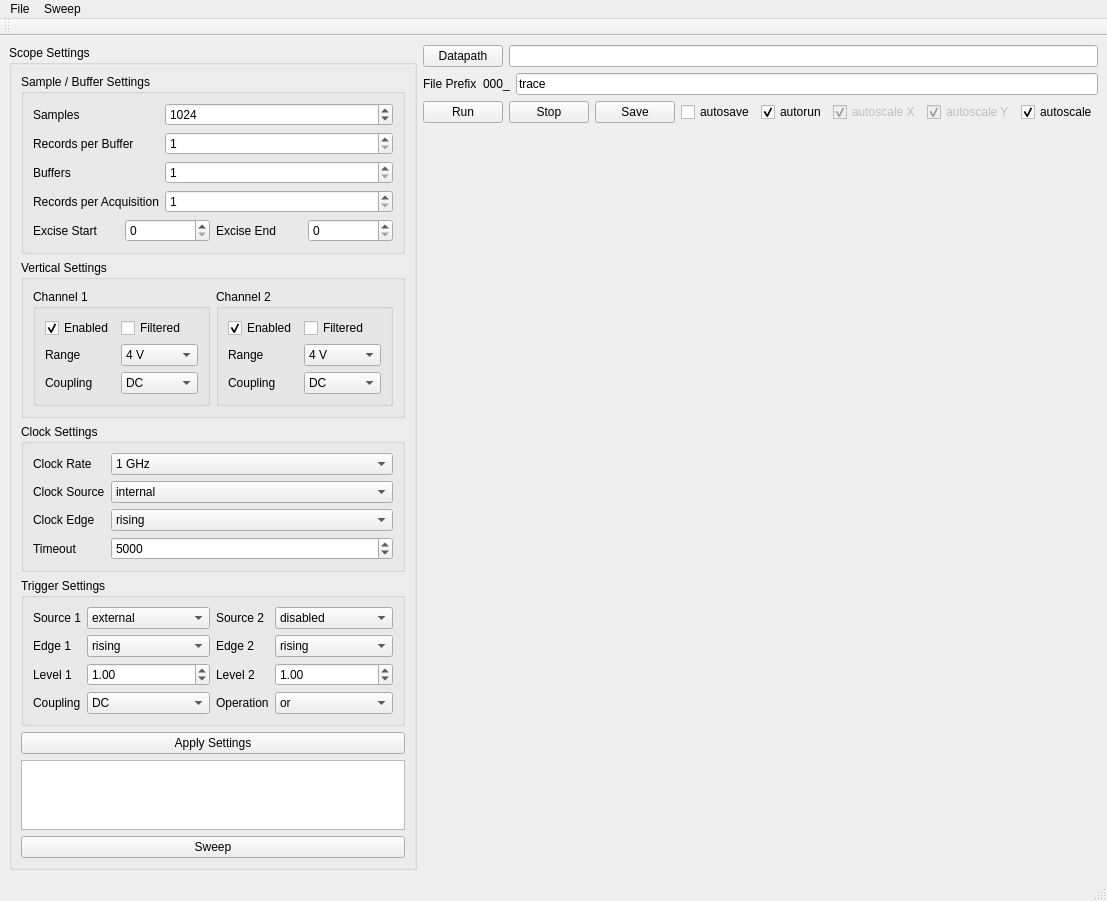
<?xml version="1.0" encoding="UTF-8"?>
<ui version="4.0">
 <class>ScopeWindow</class>
 <widget class="QMainWindow" name="ScopeWindow">
  <property name="geometry">
   <rect>
    <x>0</x>
    <y>0</y>
    <width>1107</width>
    <height>827</height>
   </rect>
  </property>
  <property name="windowTitle">
   <string>DScope</string>
  </property>
  <widget class="QWidget" name="centralwidget">
   <layout class="QHBoxLayout" name="horizontalLayout_5">
    <item>
     <widget class="QGroupBox" name="ScopeSettings">
      <property name="title">
       <string>Scope Settings</string>
      </property>
      <layout class="QVBoxLayout" name="verticalLayout_5">
       <item>
        <widget class="QGroupBox" name="SampleSettings">
         <property name="sizePolicy">
          <sizepolicy hsizetype="Preferred" vsizetype="Preferred">
           <horstretch>0</horstretch>
           <verstretch>0</verstretch>
          </sizepolicy>
         </property>
         <property name="title">
          <string>Sample / Buffer Settings</string>
         </property>
         <layout class="QGridLayout" name="gridLayout">
          <item row="0" column="0">
           <layout class="QFormLayout" name="formLayout">
            <property name="fieldGrowthPolicy">
             <enum>QFormLayout::AllNonFixedFieldsGrow</enum>
            </property>
            <item row="0" column="0">
             <widget class="QLabel" name="label">
              <property name="text">
               <string>Samples</string>
              </property>
             </widget>
            </item>
            <item row="0" column="1">
             <widget class="QSpinBox" name="param_samplesPerRecord">
              <property name="minimum">
               <number>32</number>
              </property>
              <property name="maximum">
               <number>999999999</number>
              </property>
              <property name="singleStep">
               <number>64</number>
              </property>
              <property name="value">
               <number>1024</number>
              </property>
             </widget>
            </item>
            <item row="1" column="0">
             <widget class="QLabel" name="label_2">
              <property name="text">
               <string>Records per Buffer</string>
              </property>
             </widget>
            </item>
            <item row="1" column="1">
             <widget class="QSpinBox" name="param_recordsPerBuffer">
              <property name="minimum">
               <number>1</number>
              </property>
              <property name="maximum">
               <number>999999999</number>
              </property>
             </widget>
            </item>
            <item row="2" column="0">
             <widget class="QLabel" name="label_3">
              <property name="text">
               <string>Buffers</string>
              </property>
             </widget>
            </item>
            <item row="2" column="1">
             <widget class="QSpinBox" name="param_bufferCount">
              <property name="minimum">
               <number>1</number>
              </property>
              <property name="maximum">
               <number>999999999</number>
              </property>
             </widget>
            </item>
            <item row="3" column="0">
             <widget class="QLabel" name="label_21">
              <property name="text">
               <string>Records per Acquisition</string>
              </property>
             </widget>
            </item>
            <item row="3" column="1">
             <widget class="QSpinBox" name="param_recordsPerAcquisition">
              <property name="minimum">
               <number>1</number>
              </property>
              <property name="maximum">
               <number>999999999</number>
              </property>
              <property name="value">
               <number>1</number>
              </property>
             </widget>
            </item>
           </layout>
          </item>
          <item row="6" column="0">
           <layout class="QHBoxLayout" name="horizontalLayout_7">
            <item>
             <widget class="QLabel" name="label_22">
              <property name="text">
               <string>Excise Start</string>
              </property>
             </widget>
            </item>
            <item>
             <widget class="QSpinBox" name="param_excise_start"/>
            </item>
            <item>
             <widget class="QLabel" name="label_23">
              <property name="text">
               <string>Excise End</string>
              </property>
             </widget>
            </item>
            <item>
             <widget class="QSpinBox" name="param_excise_end"/>
            </item>
           </layout>
          </item>
         </layout>
        </widget>
       </item>
       <item>
        <widget class="QGroupBox" name="VerticalSettings">
         <property name="sizePolicy">
          <sizepolicy hsizetype="Preferred" vsizetype="Preferred">
           <horstretch>0</horstretch>
           <verstretch>0</verstretch>
          </sizepolicy>
         </property>
         <property name="title">
          <string>Vertical Settings</string>
         </property>
         <layout class="QHBoxLayout" name="horizontalLayout_2">
          <item>
           <widget class="QGroupBox" name="Ch1Vertical">
            <property name="title">
             <string>Channel 1</string>
            </property>
            <layout class="QVBoxLayout" name="verticalLayout_3">
             <item>
              <layout class="QFormLayout" name="formLayout_5">
               <property name="fieldGrowthPolicy">
                <enum>QFormLayout::AllNonFixedFieldsGrow</enum>
               </property>
               <item row="0" column="0">
                <widget class="QCheckBox" name="param_ch1_enabled">
                 <property name="text">
                  <string>Enabled</string>
                 </property>
                 <property name="checked">
                  <bool>true</bool>
                 </property>
                </widget>
               </item>
               <item row="0" column="1">
                <widget class="QCheckBox" name="param_ch1_filter">
                 <property name="text">
                  <string>Filtered</string>
                 </property>
                </widget>
               </item>
               <item row="1" column="0">
                <widget class="QLabel" name="label_16">
                 <property name="text">
                  <string>Range</string>
                 </property>
                </widget>
               </item>
               <item row="1" column="1">
                <widget class="QComboBox" name="param_ch1_range_txt">
                 <item>
                  <property name="text">
                   <string>4 V</string>
                  </property>
                 </item>
                 <item>
                  <property name="text">
                   <string>2 V</string>
                  </property>
                 </item>
                 <item>
                  <property name="text">
                   <string>1 V</string>
                  </property>
                 </item>
                 <item>
                  <property name="text">
                   <string>400 mV</string>
                  </property>
                 </item>
                 <item>
                  <property name="text">
                   <string>200 mV</string>
                  </property>
                 </item>
                 <item>
                  <property name="text">
                   <string>100 mV</string>
                  </property>
                 </item>
                 <item>
                  <property name="text">
                   <string>40 mV</string>
                  </property>
                 </item>
                </widget>
               </item>
               <item row="2" column="0">
                <widget class="QLabel" name="label_17">
                 <property name="text">
                  <string>Coupling</string>
                 </property>
                </widget>
               </item>
               <item row="2" column="1">
                <widget class="QComboBox" name="param_ch1_coupling">
                 <item>
                  <property name="text">
                   <string>DC</string>
                  </property>
                 </item>
                 <item>
                  <property name="text">
                   <string>AC</string>
                  </property>
                 </item>
                </widget>
               </item>
              </layout>
             </item>
            </layout>
           </widget>
          </item>
          <item>
           <widget class="QGroupBox" name="Ch2Vertical">
            <property name="title">
             <string>Channel 2</string>
            </property>
            <layout class="QVBoxLayout" name="verticalLayout_4">
             <item>
              <layout class="QFormLayout" name="formLayout_6">
               <property name="fieldGrowthPolicy">
                <enum>QFormLayout::AllNonFixedFieldsGrow</enum>
               </property>
               <item row="0" column="0">
                <widget class="QCheckBox" name="param_ch2_enabled">
                 <property name="text">
                  <string>Enabled</string>
                 </property>
                 <property name="checked">
                  <bool>true</bool>
                 </property>
                </widget>
               </item>
               <item row="0" column="1">
                <widget class="QCheckBox" name="param_ch2_filter">
                 <property name="text">
                  <string>Filtered</string>
                 </property>
                </widget>
               </item>
               <item row="1" column="0">
                <widget class="QLabel" name="label_18">
                 <property name="text">
                  <string>Range</string>
                 </property>
                </widget>
               </item>
               <item row="1" column="1">
                <widget class="QComboBox" name="param_ch2_range_txt">
                 <item>
                  <property name="text">
                   <string>4 V</string>
                  </property>
                 </item>
                 <item>
                  <property name="text">
                   <string>2 V</string>
                  </property>
                 </item>
                 <item>
                  <property name="text">
                   <string>1 V</string>
                  </property>
                 </item>
                 <item>
                  <property name="text">
                   <string>400 mV</string>
                  </property>
                 </item>
                 <item>
                  <property name="text">
                   <string>200 mV</string>
                  </property>
                 </item>
                 <item>
                  <property name="text">
                   <string>100 mV</string>
                  </property>
                 </item>
                 <item>
                  <property name="text">
                   <string>40 mV</string>
                  </property>
                 </item>
                </widget>
               </item>
               <item row="2" column="0">
                <widget class="QLabel" name="label_19">
                 <property name="text">
                  <string>Coupling</string>
                 </property>
                </widget>
               </item>
               <item row="2" column="1">
                <widget class="QComboBox" name="param_ch2_coupling">
                 <item>
                  <property name="text">
                   <string>DC</string>
                  </property>
                 </item>
                 <item>
                  <property name="text">
                   <string>AC</string>
                  </property>
                 </item>
                </widget>
               </item>
              </layout>
             </item>
            </layout>
           </widget>
          </item>
         </layout>
        </widget>
       </item>
       <item>
        <widget class="QGroupBox" name="ClockSettings">
         <property name="sizePolicy">
          <sizepolicy hsizetype="Preferred" vsizetype="Preferred">
           <horstretch>0</horstretch>
           <verstretch>0</verstretch>
          </sizepolicy>
         </property>
         <property name="title">
          <string>Clock Settings</string>
         </property>
         <layout class="QVBoxLayout" name="verticalLayout">
          <item>
           <layout class="QFormLayout" name="formLayout_2">
            <property name="fieldGrowthPolicy">
             <enum>QFormLayout::AllNonFixedFieldsGrow</enum>
            </property>
            <item row="0" column="0">
             <widget class="QLabel" name="label_6">
              <property name="text">
               <string>Clock Rate</string>
              </property>
             </widget>
            </item>
            <item row="0" column="1">
             <widget class="QComboBox" name="param_sample_rate_txt">
              <item>
               <property name="text">
                <string>1 GHz</string>
               </property>
              </item>
              <item>
               <property name="text">
                <string>500 MHz</string>
               </property>
              </item>
              <item>
               <property name="text">
                <string>250 MHz</string>
               </property>
              </item>
              <item>
               <property name="text">
                <string>100 MHz</string>
               </property>
              </item>
              <item>
               <property name="text">
                <string>50 MHz</string>
               </property>
              </item>
              <item>
               <property name="text">
                <string>20 MHz</string>
               </property>
              </item>
              <item>
               <property name="text">
                <string>10 MHz</string>
               </property>
              </item>
              <item>
               <property name="text">
                <string>5 MHz</string>
               </property>
              </item>
              <item>
               <property name="text">
                <string>2 MHz</string>
               </property>
              </item>
              <item>
               <property name="text">
                <string>1 MHz</string>
               </property>
              </item>
              <item>
               <property name="text">
                <string>20 kHz</string>
               </property>
              </item>
              <item>
               <property name="text">
                <string>10 kHz</string>
               </property>
              </item>
              <item>
               <property name="text">
                <string>5 kHz</string>
               </property>
              </item>
              <item>
               <property name="text">
                <string>2 kHz</string>
               </property>
              </item>
              <item>
               <property name="text">
                <string>1 kHz</string>
               </property>
              </item>
             </widget>
            </item>
            <item row="1" column="0">
             <widget class="QLabel" name="label_4">
              <property name="text">
               <string>Clock Source</string>
              </property>
             </widget>
            </item>
            <item row="1" column="1">
             <widget class="QComboBox" name="param_clock_source">
              <item>
               <property name="text">
                <string>internal</string>
               </property>
              </item>
              <item>
               <property name="text">
                <string>reference</string>
               </property>
              </item>
              <item>
               <property name="text">
                <string>60 MHz</string>
               </property>
              </item>
              <item>
               <property name="text">
                <string>1 GHz</string>
               </property>
              </item>
             </widget>
            </item>
            <item row="2" column="0">
             <widget class="QLabel" name="label_5">
              <property name="text">
               <string>Clock Edge</string>
              </property>
             </widget>
            </item>
            <item row="2" column="1">
             <widget class="QComboBox" name="param_clock_edge">
              <item>
               <property name="text">
                <string>rising</string>
               </property>
              </item>
              <item>
               <property name="text">
                <string>falling</string>
               </property>
              </item>
             </widget>
            </item>
            <item row="3" column="0">
             <widget class="QLabel" name="label_10">
              <property name="text">
               <string>Timeout</string>
              </property>
             </widget>
            </item>
            <item row="3" column="1">
             <widget class="QSpinBox" name="param_timeout">
              <property name="maximum">
               <number>1000000000</number>
              </property>
              <property name="value">
               <number>5000</number>
              </property>
             </widget>
            </item>
           </layout>
          </item>
         </layout>
        </widget>
       </item>
       <item>
        <widget class="QGroupBox" name="TriggerSettings">
         <property name="sizePolicy">
          <sizepolicy hsizetype="Preferred" vsizetype="Preferred">
           <horstretch>0</horstretch>
           <verstretch>0</verstretch>
          </sizepolicy>
         </property>
         <property name="title">
          <string>Trigger Settings</string>
         </property>
         <layout class="QVBoxLayout" name="verticalLayout_6">
          <item>
           <layout class="QHBoxLayout" name="horizontalLayout">
            <item>
             <layout class="QFormLayout" name="formLayout_3">
              <property name="fieldGrowthPolicy">
               <enum>QFormLayout::AllNonFixedFieldsGrow</enum>
              </property>
              <item row="0" column="0">
               <widget class="QLabel" name="label_7">
                <property name="text">
                 <string>Source 1</string>
                </property>
               </widget>
              </item>
              <item row="0" column="1">
               <widget class="QComboBox" name="param_trigger_source1">
                <property name="currentIndex">
                 <number>2</number>
                </property>
                <item>
                 <property name="text">
                  <string>CH_A</string>
                 </property>
                </item>
                <item>
                 <property name="text">
                  <string>CH_B</string>
                 </property>
                </item>
                <item>
                 <property name="text">
                  <string>external</string>
                 </property>
                </item>
                <item>
                 <property name="text">
                  <string>disabled</string>
                 </property>
                </item>
               </widget>
              </item>
              <item row="1" column="1">
               <widget class="QComboBox" name="param_trigger_edge1">
                <item>
                 <property name="text">
                  <string>rising</string>
                 </property>
                </item>
                <item>
                 <property name="text">
                  <string>falling</string>
                 </property>
                </item>
               </widget>
              </item>
              <item row="2" column="0">
               <widget class="QLabel" name="label_9">
                <property name="text">
                 <string>Level 1</string>
                </property>
               </widget>
              </item>
              <item row="2" column="1">
               <widget class="QDoubleSpinBox" name="param_trigger_level1">
                <property name="value">
                 <double>1.000000000000000</double>
                </property>
               </widget>
              </item>
              <item row="3" column="0">
               <widget class="QLabel" name="label_11">
                <property name="text">
                 <string>Coupling</string>
                </property>
               </widget>
              </item>
              <item row="3" column="1">
               <widget class="QComboBox" name="param_trigger_coupling">
                <item>
                 <property name="text">
                  <string>DC</string>
                 </property>
                </item>
                <item>
                 <property name="text">
                  <string>AC</string>
                 </property>
                </item>
               </widget>
              </item>
              <item row="1" column="0">
               <widget class="QLabel" name="label_8">
                <property name="text">
                 <string>Edge 1</string>
                </property>
               </widget>
              </item>
             </layout>
            </item>
            <item>
             <layout class="QFormLayout" name="formLayout_4">
              <property name="fieldGrowthPolicy">
               <enum>QFormLayout::AllNonFixedFieldsGrow</enum>
              </property>
              <item row="0" column="0">
               <widget class="QLabel" name="label_12">
                <property name="text">
                 <string>Source 2</string>
                </property>
               </widget>
              </item>
              <item row="0" column="1">
               <widget class="QComboBox" name="param_trigger_source2">
                <property name="currentIndex">
                 <number>3</number>
                </property>
                <item>
                 <property name="text">
                  <string>CH_A</string>
                 </property>
                </item>
                <item>
                 <property name="text">
                  <string>CH_B</string>
                 </property>
                </item>
                <item>
                 <property name="text">
                  <string>external</string>
                 </property>
                </item>
                <item>
                 <property name="text">
                  <string>disabled</string>
                 </property>
                </item>
               </widget>
              </item>
              <item row="1" column="1">
               <widget class="QComboBox" name="param_trigger_edge2">
                <item>
                 <property name="text">
                  <string>rising</string>
                 </property>
                </item>
                <item>
                 <property name="text">
                  <string>falling</string>
                 </property>
                </item>
               </widget>
              </item>
              <item row="2" column="0">
               <widget class="QLabel" name="label_13">
                <property name="text">
                 <string>Level 2</string>
                </property>
               </widget>
              </item>
              <item row="2" column="1">
               <widget class="QDoubleSpinBox" name="param_trigger_level2">
                <property name="value">
                 <double>1.000000000000000</double>
                </property>
               </widget>
              </item>
              <item row="3" column="0">
               <widget class="QLabel" name="label_14">
                <property name="text">
                 <string>Operation</string>
                </property>
               </widget>
              </item>
              <item row="1" column="0">
               <widget class="QLabel" name="label_15">
                <property name="text">
                 <string>Edge 2</string>
                </property>
               </widget>
              </item>
              <item row="3" column="1">
               <widget class="QComboBox" name="param_trigger_operation">
                <item>
                 <property name="text">
                  <string>or</string>
                 </property>
                </item>
                <item>
                 <property name="text">
                  <string>and</string>
                 </property>
                </item>
                <item>
                 <property name="text">
                  <string>xor</string>
                 </property>
                </item>
                <item>
                 <property name="text">
                  <string>and not</string>
                 </property>
                </item>
               </widget>
              </item>
             </layout>
            </item>
           </layout>
          </item>
         </layout>
        </widget>
       </item>
       <item>
        <widget class="QPushButton" name="applyButton">
         <property name="text">
          <string>Apply Settings</string>
         </property>
        </widget>
       </item>
       <item>
        <widget class="QTextEdit" name="message_box"/>
       </item>
       <item>
        <widget class="QPushButton" name="sweepButton">
         <property name="text">
          <string>Sweep</string>
         </property>
        </widget>
       </item>
       <item>
        <spacer name="verticalSpacer">
         <property name="orientation">
          <enum>Qt::Vertical</enum>
         </property>
         <property name="sizeHint" stdset="0">
          <size>
           <width>20</width>
           <height>40</height>
          </size>
         </property>
        </spacer>
       </item>
      </layout>
     </widget>
    </item>
    <item>
     <layout class="QVBoxLayout" name="verticalLayout_2">
      <item>
       <layout class="QHBoxLayout" name="horizontalLayout_3">
        <item>
         <widget class="QPushButton" name="datapathButton">
          <property name="text">
           <string>Datapath</string>
          </property>
         </widget>
        </item>
        <item>
         <widget class="QLineEdit" name="param_datapath"/>
        </item>
       </layout>
      </item>
      <item>
       <layout class="QHBoxLayout" name="horizontalLayout_6">
        <item>
         <widget class="QLabel" name="label_20">
          <property name="text">
           <string>File Prefix</string>
          </property>
         </widget>
        </item>
        <item>
         <widget class="QLabel" name="filenumberLabel">
          <property name="text">
           <string>000_</string>
          </property>
         </widget>
        </item>
        <item>
         <widget class="QLineEdit" name="param_prefix">
          <property name="text">
           <string>trace</string>
          </property>
         </widget>
        </item>
       </layout>
      </item>
      <item>
       <layout class="QHBoxLayout" name="horizontalLayout_4">
        <item>
         <widget class="QPushButton" name="runButton">
          <property name="text">
           <string>Run</string>
          </property>
         </widget>
        </item>
        <item>
         <widget class="QPushButton" name="stopButton">
          <property name="text">
           <string>Stop</string>
          </property>
         </widget>
        </item>
        <item>
         <widget class="QPushButton" name="saveButton">
          <property name="text">
           <string>Save</string>
          </property>
         </widget>
        </item>
        <item>
         <widget class="QCheckBox" name="autosaveCheckBox">
          <property name="text">
           <string>autosave</string>
          </property>
         </widget>
        </item>
        <item>
         <widget class="QCheckBox" name="param_autorun">
          <property name="text">
           <string>autorun</string>
          </property>
          <property name="checked">
           <bool>true</bool>
          </property>
         </widget>
        </item>
        <item>
         <widget class="QCheckBox" name="param_x_autoscale">
          <property name="enabled">
           <bool>false</bool>
          </property>
          <property name="text">
           <string>autoscale X</string>
          </property>
          <property name="checked">
           <bool>true</bool>
          </property>
         </widget>
        </item>
        <item>
         <widget class="QCheckBox" name="param_y_autoscale">
          <property name="enabled">
           <bool>false</bool>
          </property>
          <property name="text">
           <string>autoscale Y</string>
          </property>
          <property name="checked">
           <bool>true</bool>
          </property>
         </widget>
        </item>
        <item>
         <widget class="QCheckBox" name="param_autoscale">
          <property name="text">
           <string>autoscale</string>
          </property>
          <property name="checked">
           <bool>true</bool>
          </property>
         </widget>
        </item>
       </layout>
      </item>
      <item>
       <widget class="CurveWidget" name="curvewidget">
        <property name="orientation">
         <enum>Qt::Horizontal</enum>
        </property>
       </widget>
      </item>
     </layout>
    </item>
   </layout>
  </widget>
  <widget class="QMenuBar" name="menubar">
   <property name="geometry">
    <rect>
     <x>0</x>
     <y>0</y>
     <width>1107</width>
     <height>21</height>
    </rect>
   </property>
   <widget class="QMenu" name="menuFile">
    <property name="title">
     <string>File</string>
    </property>
    <widget class="QMenu" name="menuSave">
     <property name="title">
      <string>Save</string>
     </property>
     <addaction name="actionExperimental_Settings"/>
     <addaction name="actionExperimental_and_Instrument_Settings"/>
    </widget>
    <addaction name="menuSave"/>
    <addaction name="actionLoad"/>
   </widget>
   <widget class="QMenu" name="menuSweep">
    <property name="title">
     <string>Sweep</string>
    </property>
    <addaction name="actionStart_Sweep"/>
   </widget>
   <addaction name="menuFile"/>
   <addaction name="menuSweep"/>
  </widget>
  <widget class="QStatusBar" name="statusbar"/>
  <widget class="QToolBar" name="toolBar">
   <property name="windowTitle">
    <string>toolBar</string>
   </property>
   <attribute name="toolBarArea">
    <enum>TopToolBarArea</enum>
   </attribute>
   <attribute name="toolBarBreak">
    <bool>false</bool>
   </attribute>
  </widget>
  <action name="actionLoad">
   <property name="text">
    <string>Load</string>
   </property>
  </action>
  <action name="actionExperimental_Settings">
   <property name="text">
    <string>Experimental Settings</string>
   </property>
  </action>
  <action name="actionExperimental_and_Instrument_Settings">
   <property name="text">
    <string>Experimental and Instrument Settings</string>
   </property>
  </action>
  <action name="actionStart_Sweep">
   <property name="text">
    <string>Start Sweep</string>
   </property>
  </action>
 </widget>
 <customwidgets>
  <customwidget>
   <class>CurveWidget</class>
   <extends>QSplitter</extends>
   <header>guiqwt.plot</header>
   <container>1</container>
  </customwidget>
 </customwidgets>
 <resources/>
 <connections/>
</ui>
